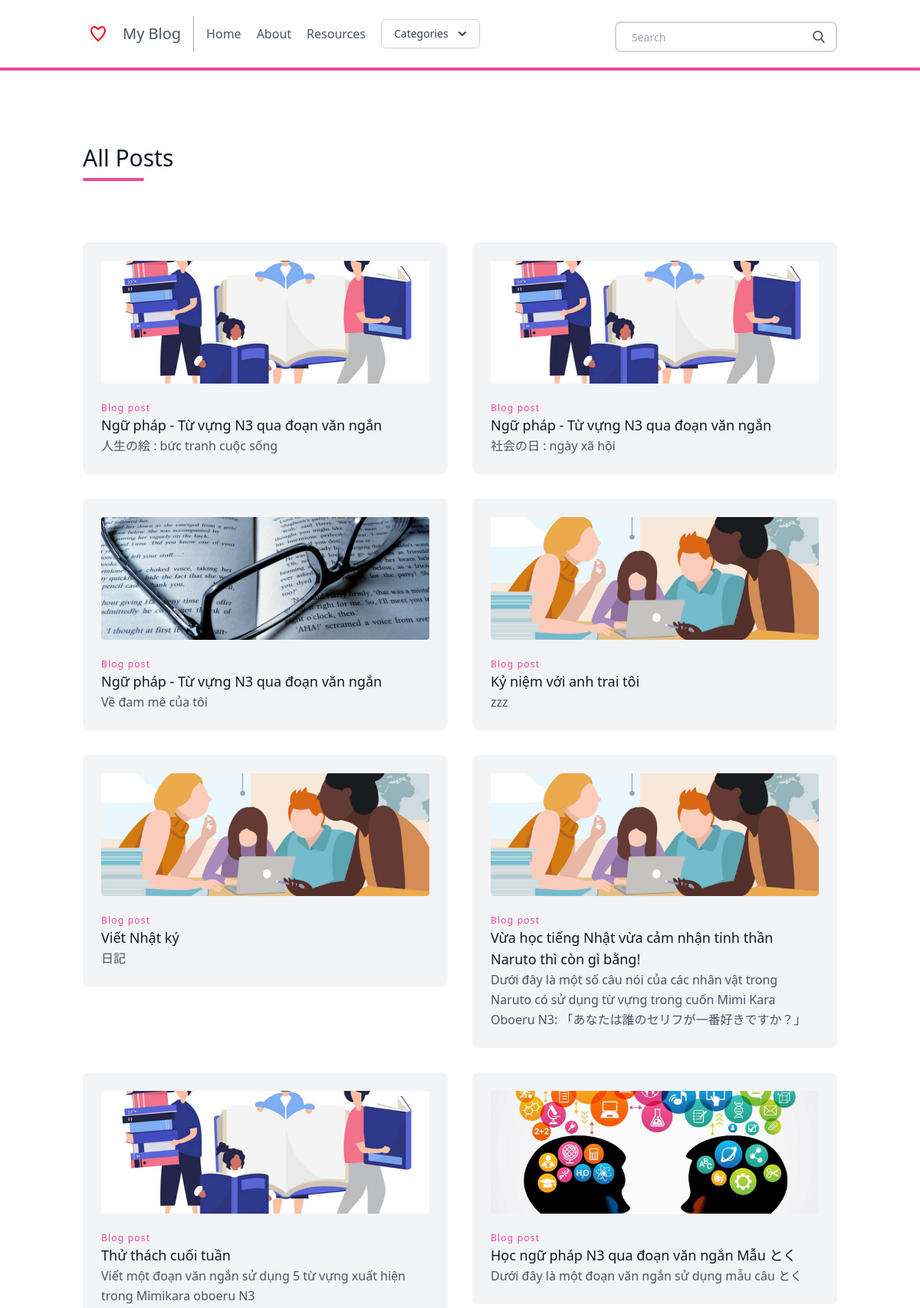
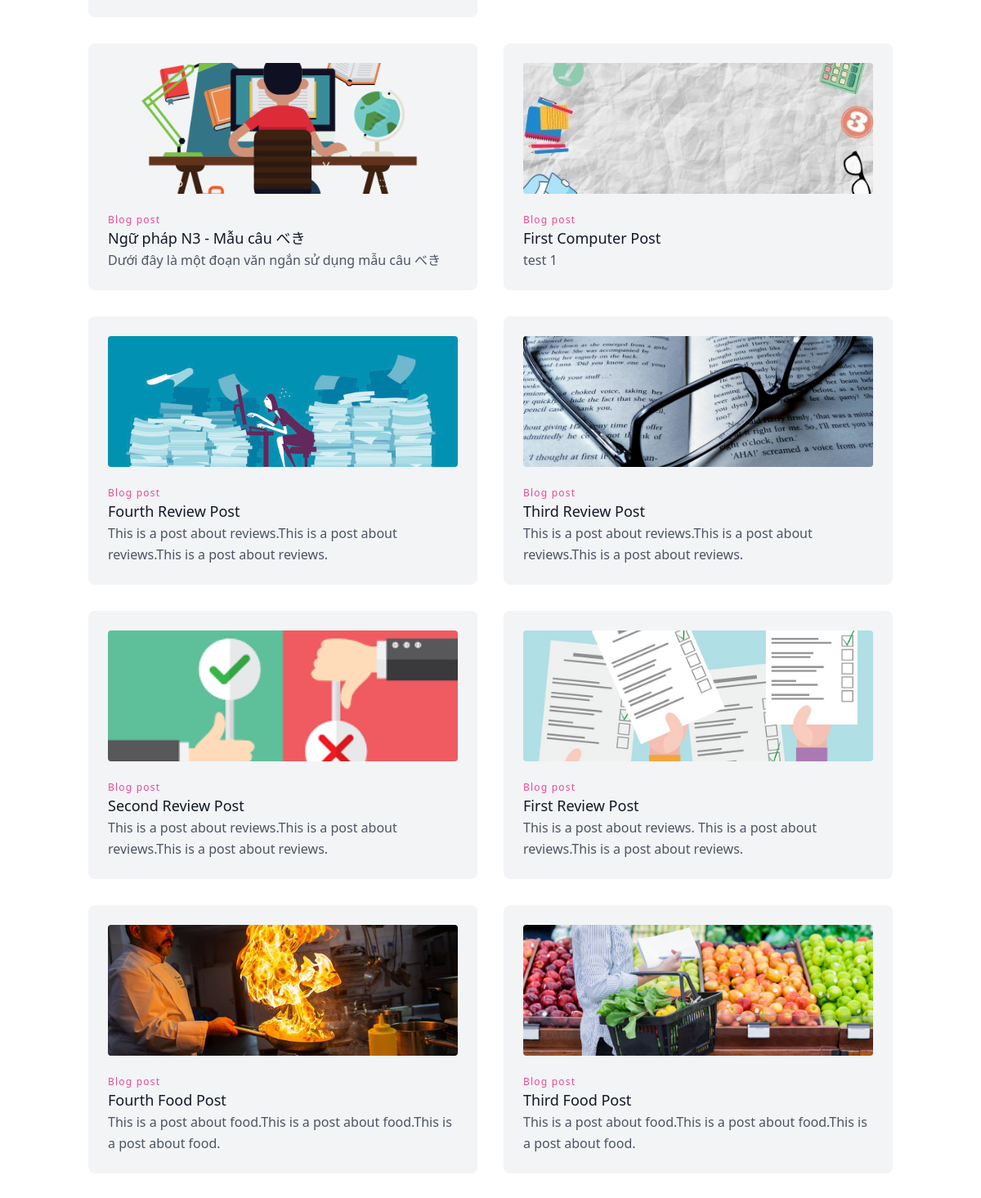
/posts/ (upper part), run on the app's committed database (2 pictures, top to bottom).
### posts/models.py (models this page shows, shortened)
class Post(models.Model):
    title = models.CharField(max_length=100)
    slug = models.SlugField()
    overview = models.TextField()
    timestamp = models.DateTimeField(auto_now_add=True)
    content = models.TextField()
    author = models.ForeignKey(Author, on_delete=models.CASCADE)
    thumbnail = models.ImageField()
    categories = models.ManyToManyField(Category)
    featured = models.BooleanField()

### posts/views.py (the view)
# urls.py: path('posts/', allposts, name = 'allposts'),
def allposts(request):
    posts = Post.objects.order_by('-timestamp')
    context = {
        'posts': posts,
    }
    return render(request, 'all_posts.html', context)

### posts/templatetags/markdown_extras.py (called while the page is built)
@register.simple_tag
def get_categories():
    return Category.objects.all()[0:3]

### templates/all_posts.html
{% extends 'base.html' %}
{% block content %}
<section class="text-gray-600 body-font">
    <div class="container px-5 py-24 mx-auto">
      <div class="flex flex-wrap w-full mb-20">
        <div class="lg:w-1/2 w-full mb-6 lg:mb-0">
          <h1 class="sm:text-3xl text-2xl font-medium title-font mb-2 text-gray-900">
            All Posts</h1>
          <div class="h-1 w-20 bg-pink-500 rounded"></div>
        </div>
      </div>
      <div class="flex flex-wrap -m-4">
       {% for post in posts %}
        <div class="xl:w-1/4 md:w-1/2 p-4">
          <div class="bg-gray-100 p-6 rounded-lg">
            <img class="h-40 rounded w-full object-cover object-center mb-6" src="{{ post.thumbnail.url }}" alt="content">
            <h3 class="tracking-widest text-pink-500 text-xs font-medium title-font">
              Blog post</h3>
            <a href="{% url 'post' post.slug %}" h2 class="text-lg text-gray-900 font-medium title-font mb-4">
              {{ post.title }}</a>
            <p class="leading-relaxed text-base">
              {{ post.overview }}</p>
          </div>
        </div>
       {% endfor %}
      </div>
    </div>
</section>
{% endblock content %}

### data on the page
Post: thumbnail (picture), title "Ngữ pháp - Từ vựng N3 qua đoạn văn ngắn", overview "人生の絵 : bức tranh cuộc sống"
Post: thumbnail (picture), title "Ngữ pháp - Từ vựng N3 qua đoạn văn ngắn", overview "社会の日 : ngày xã hội"
Post: thumbnail (picture), title "Ngữ pháp - Từ vựng N3 qua đoạn văn ngắn", overview "Về đam mê của tôi"
Post: thumbnail (picture), title "Kỷ niệm với anh trai tôi", overview "zzz"
Post: thumbnail (picture), title "Viết Nhật ký", overview "日記"
Post: thumbnail (picture), title "Vừa học tiếng Nhật vừa cảm nhận tinh thần Naruto thì còn gì bằng!", overview "Dưới đây là một số câu nói của các nhân vật trong Naruto có sử dụng từ vựng trong cuốn Mimi Kara Oboeru N3: 「あなたは誰のセリフが一番好きですか？」"
Post: thumbnail (picture), title "Thử thách cuối tuần", overview "Viết một đoạn văn ngắn sử dụng 5 từ vựng xuất hiện trong Mimikara oboeru N3"
Post: thumbnail (picture), title "Học ngữ pháp N3 qua đoạn văn ngắn Mẫu とく", overview "Dưới đây là một đoạn văn ngắn sử dụng mẫu câu とく"
Post: thumbnail (picture), title "Ngữ pháp N3 - Mẫu câu べき", overview "Dưới đây là một đoạn văn ngắn sử dụng mẫu câu べき"
Post: thumbnail (picture), title "First Computer Post", overview "test 1"
Post: thumbnail (picture), title "Fourth Review Post", overview "This is a post about reviews.This is a post about reviews.This is a post about reviews."
Post: thumbnail (picture), title "Third Review Post", overview "This is a post about reviews.This is a post about reviews.This is a post about reviews."
Post: thumbnail (picture), title "Second Review Post", overview "This is a post about reviews.This is a post about reviews.This is a post about reviews."
Post: thumbnail (picture), title "First Review Post", overview "This is a post about reviews. This is a post about reviews.This is a post about reviews."
Post: thumbnail (picture), title "Fourth Food Post", overview "This is a post about food.This is a post about food.This is a post about food."
Post: thumbnail (picture), title "Third Food Post", overview "This is a post about food.This is a post about food.This is a post about food."
